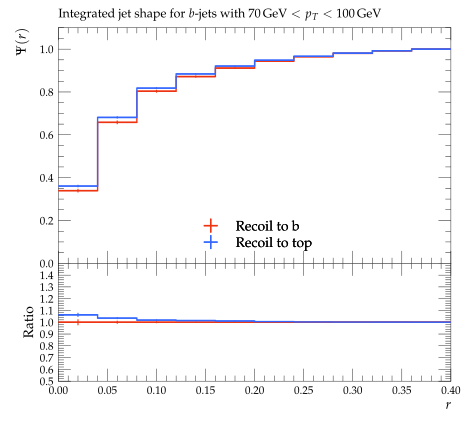

Generate this figure with Python:
#! /usr/bin/env python

# This Python script was auto-generated using YODA v2.0.2.
# Analysis object: /ATLAS_2013_I1243871/d04-x01-y02
# Timestamp: 03-08-2026 (15:47:41)

import matplotlib as mpl
import matplotlib.pyplot as plt
mpl.use('Agg') # comment out for interactive use
import os
import numpy as np

plotDir = os.path.split(os.path.realpath(__file__))[0]
if 'YODA_USER_PLOT_PATH' in globals():
    plot_outdir = globals()['YODA_USER_PLOT_PATH']
else:
    plot_outdir = plotDir

#plot style
plt.style.use(os.path.join(plotDir, '../default.mplstyle'))
# plot metadata
figW, figH = plt.rcParams['figure.figsize']
ax_xLabel = r'$r$'
ax_yLabel = r'$\Psi(r)$'
ax_title  = r'Integrated jet shape for $b$-jets with $70\,\mathrm{GeV} < p_T < 100\,\mathrm{GeV}$'
ax_xScale = 'linear'
ax_yScale = 'linear'
xLims = (0.0, 0.4)
yLims = (0.0, 1.1)

# TeX-friendly labels for the legend
labels = {
    'legend' : ([ r"Recoil to b", r"Recoil to top" ], r""),
}

# Adjust canvas width and height
canvasW = 10.0
canvasH = 9.0
figW *= canvasW/10.
figH *= canvasH/9.

# Create figure and axis objects
fig, (ax, ratio0_ax) = plt.subplots(2, 1, sharex=True,
                  figsize=(figW,figH), gridspec_kw={'height_ratios': (6.0, 3.0)})

# Set figure margins
plt.subplots_adjust(
    left   = 1.0 * plt.rcParams['figure.subplot.left'],
    right  = 1.0 * plt.rcParams['figure.subplot.right'],
    top    = 1.0 * plt.rcParams['figure.subplot.top'],
    bottom = 1.0 * plt.rcParams['figure.subplot.bottom'])

ratio0_ax.yaxis.set_major_locator(mpl.ticker.MultipleLocator(0.1))
ratio0_ax.set_ylim(0.5, 1.4999)
ratio0_ax.set_ylabel('Ratio')

# the numerical data is stored in a separate file
dataf = dict()
prefix = os.path.split(__file__)[0]
if prefix:    prefix = prefix + '/'
exec(open(prefix+'d04-x01-y02__data.py').read(), dataf)


legend_handles = dict() # keep track of handles for the legend

# style options for curves
# starts at zorder>=5 to draw curve on top of legend
styles = {
  'recoil_b': {
    'color' : '#EE3311',
    'linestyle' : '-',
    'linewidth' : 1,
    'marker' : 'none',
    'markersize' : 2,
    'capsize' : 0.0,
    'zorder' : 5,
    'histstyle' : 1,
    'drawstyle' : 'steps-pre',
    'xerrorbars' : 1,
    'yerrorbars' : 1,
    'fillcolor' : None,
    'fillopacity' : 1.0,
    'ratio0_linestyle' : '-',
    'ratio0_linewidth' : 1,
    'ratio0_marker' : 'none',
    'ratio0_markersize' : 2,
    'ratio0_capsize' : 0.0,
    'ratio0_zorder' : 5,
    'ratio0_histstyle' : 1,
    'ratio0_drawstyle' : 'steps-pre',
    'ratio0_xerrorbars' : 1,
    'ratio0_yerrorbars' : 1,
  },
  'recoil_t': {
    'color' : '#3366FF',
    'linestyle' : '-',
    'linewidth' : 1,
    'marker' : 'none',
    'markersize' : 2,
    'capsize' : 0.0,
    'zorder' : 6,
    'histstyle' : 1,
    'drawstyle' : 'steps-pre',
    'xerrorbars' : 1,
    'yerrorbars' : 1,
    'fillcolor' : None,
    'fillopacity' : 1.0,
    'ratio0_linestyle' : '-',
    'ratio0_linewidth' : 1,
    'ratio0_marker' : 'none',
    'ratio0_markersize' : 2,
    'ratio0_capsize' : 0.0,
    'ratio0_zorder' : 6,
    'ratio0_histstyle' : 1,
    'ratio0_drawstyle' : 'steps-pre',
    'ratio0_xerrorbars' : 1,
    'ratio0_yerrorbars' : 1,
  },
}

# curve from input yoda files in main panel
for label, yvals in dataf['yvals'].items():
    if all(np.isnan(v) for v in dataf['yvals'][label]):
        continue
    tmp = None
    if styles[label]['histstyle']: # draw as histogram
        xpos = dataf['xedges'][label] if styles[label]['drawstyle'] else dataf['xpoints'][label]
        ypos = np.insert(yvals, 0, yvals[0]) if styles[label]['drawstyle'] else yvals
        if styles[label]['fillcolor']: # fill area below curve
            ax.fill_between(xpos, ypos, step='pre',
                            color=styles[label]['fillcolor'],
                            alpha=styles[label]['fillopacity'])
        tmp, = ax.plot(xpos, ypos,
                       color=styles[label]['color'],
                       linestyle=styles[label]['linestyle'],
                       linewidth=styles[label]['linewidth'],
                       drawstyle=styles[label]['drawstyle'], solid_joinstyle='miter',
                       zorder=styles[label]['zorder'], label=label)
    tmp = ax.errorbar(dataf['xpoints'][label], yvals,
                      xerr=np.array(dataf['xerrs'][label])*styles[label]['xerrorbars'],
                      yerr=np.array(dataf['yerrs'][label])*styles[label]['yerrorbars'],
                      fmt=styles[label]['marker'], capsize=styles[label]['capsize'],
                      markersize=styles[label]['markersize'],
                      ecolor=styles[label]['color'],
                      color=styles[label]['color'], zorder=styles[label]['zorder'])
    tmp[-1][0].set_linestyle(styles[label]['linestyle'])
    tmp[-1][0].set_linewidth(styles[label]['linewidth'])
    if label in dataf['add_legend_handle']:  legend_handles[label] = tmp
    for varLabel in dataf['variation_yvals'].keys():
        if varLabel.startswith(label):
            tmp, = ax.plot(dataf['xedges'][label], dataf['variation_yvals'][varLabel],
                           color=styles[label]['color'],
                           linestyle=styles[label]['linestyle'],
                           linewidth=styles[label]['linewidth'],
                           drawstyle='steps-pre', solid_joinstyle='miter',
                           zorder=styles[label]['zorder'], alpha=0.5)


# plots on ratio panel
# curve from input yoda files in ratio panel
for label, yvals in dataf['ratio0_yvals'].items():
    if all(np.isnan(v) for v in yvals):
        continue
    if styles[label]['ratio0_histstyle']: # plot as histogram
        xpos = dataf['xedges']['recoil_b'] if styles[label]['ratio0_drawstyle'] else dataf['xpoints']['recoil_b']
        ypos = np.insert(yvals, 0, yvals[0]) if styles[label]['ratio0_drawstyle'] else yvals
        ratio0_ax.plot(xpos, ypos,
                       color=styles[label]['color'],
                       linewidth=styles[label]['linewidth'],
                       linestyle=styles[label]['ratio0_linestyle'],
                       drawstyle=styles[label]['ratio0_drawstyle'], zorder=styles[label]['zorder'],
                       solid_joinstyle='miter')
    tmp = ratio0_ax.errorbar(dataf['xpoints']['recoil_b'], yvals,
                             xerr=np.array(dataf['ref_xerrs'])*styles[label]['ratio0_xerrorbars'],
                             yerr=np.array(dataf['ratio0_yerrs'][label])*styles[label]['ratio0_yerrorbars'],
                             fmt=styles[label]['ratio0_marker'], capsize=styles[label]['ratio0_capsize'],
                             markersize=styles[label]['ratio0_markersize'],
                             ecolor=styles[label]['color'],
                             color=styles[label]['color'])
    tmp[-1][0].set_linestyle(styles[label]['ratio0_linestyle'])
    tmp[-1][0].set_linewidth(styles[label]['ratio0_linewidth'])

    for varlabel in dataf['ratio0_variation_vals'].keys():
        if varlabel.startswith(label):
            ratio0_ax.plot(dataf['xedges']['recoil_b'],
                            dataf['ratio0_variation_vals'][varlabel],
                            color=styles[label]['color'],
                            linestyle=styles[label]['linestyle'],
                            linewidth=styles[label]['linewidth'],
                            drawstyle='steps-pre', solid_joinstyle='miter',
                            zorder=1, alpha=0.5)

legend_items = list(legend_handles.values())
ax.add_artist(ax.legend(legend_items,
                        labels['legend'][0],
                        title=labels['legend'][1],
                        alignment='left',
                        loc='lower center',
                        bbox_to_anchor=(0.5, 0.0)))

# set plot metadata as defined above
ratio0_ax.set_xlabel(ax_xLabel)
ratio0_ax.xaxis.set_label_coords(1., -0.15)
ax.set_ylabel(ax_yLabel, ha='right', va='top')
ax.yaxis.set_label_coords(-0.11, 1.0)
ax.set_title(ax_title, loc='left')
ax.set_xscale(ax_xScale)
ax.set_yscale(ax_yScale)
ax.set_xlim(xLims)
ax.set_ylim(yLims)

# tick formatting
plt.rcParams['xtick.top'] = True
plt.rcParams['ytick.right'] = True
fig.align_ylabels((ax, ratio0_ax))
plt.savefig(os.path.join(plot_outdir, 'd04-x01-y02.pdf'), format='PDF')
plt.savefig(os.path.join(plot_outdir, 'd04-x01-y02.png'), format='PNG')

plt.close(fig)
